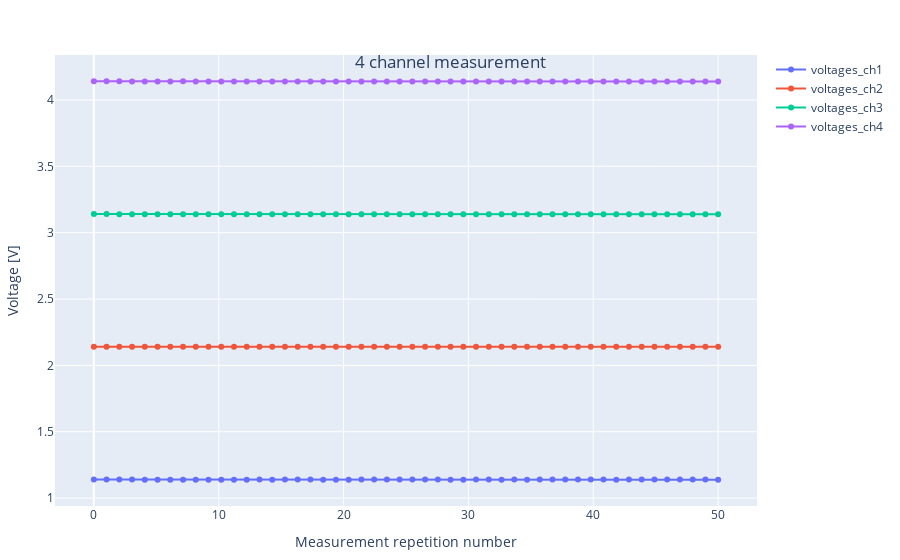

Notebook cell for this chart:
### Markdown cell above
The measurements for each channel are run sequentally and the results are displayed in a plot:

### Code cell
voltages_ch1 = channel1.measure_voltages(50)
voltages_ch2 = channel2.measure_voltages(50)
voltages_ch3 = channel3.measure_voltages(50)
voltages_ch4 = channel4.measure_voltages(50)

x_ = np.linspace(0, 50, 50)
# Create traces
fig = go.Figure()
fig.add_trace(go.Scatter(x=x_, y=voltages_ch1,
                    mode='lines+markers',
                    name='voltages_ch1'))
fig.add_trace(go.Scatter(x=x_, y=voltages_ch2,
                    mode='lines+markers',
                    name='voltages_ch2'))
fig.add_trace(go.Scatter(x=x_, y=voltages_ch3,
                    mode='lines+markers',
                    name='voltages_ch3'))
fig.add_trace(go.Scatter(x=x_, y=voltages_ch4,
                    mode='lines+markers',
                    name='voltages_ch4'))
fig.update_layout(  title={'text': "4 channel measurement",  'y':0.9,  'x':0.5, 'xanchor': 'center',  'yanchor': 'top'},
                   xaxis_title='Measurement repetition number',  yaxis_title='Voltage [V]', margin=dict(l=20, r=20, t=55, b=20))
fig
#uncomment in pure python script:
#fig.show()
